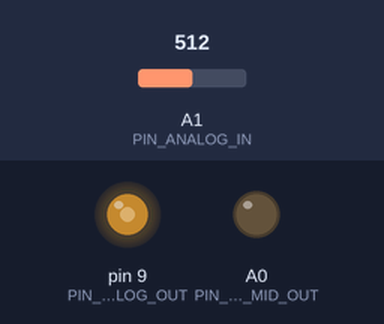
A sketch run on a simulated Arduino Uno, built with avr-gcc and run on an emulated ATmega328P. Parts: output pins drawn as LEDs (lit = HIGH). The test bench sets the inputs (shaded band); at power-on: A1 (PIN_ANALOG_IN) = 512. What the sketch prints to the serial monitor is not drawn.

Above: at 1.2 s.
1.3 s: A1 (PIN_ANALOG_IN) set to 122
At 3.32 s:
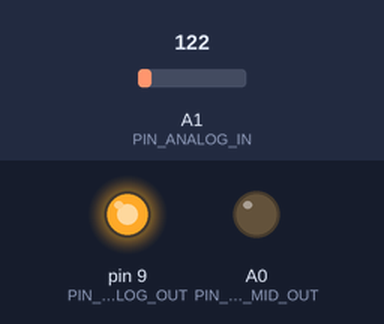
4.3 s: A1 (PIN_ANALOG_IN) set to 0
At 7.13 s:
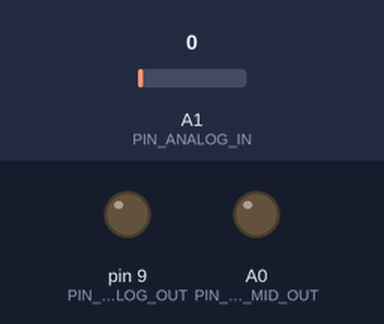
7.3 s: A1 (PIN_ANALOG_IN) set to 306
Timing chart, 0 to 10.3 s (numbered marks = the images above; inputs shaded):
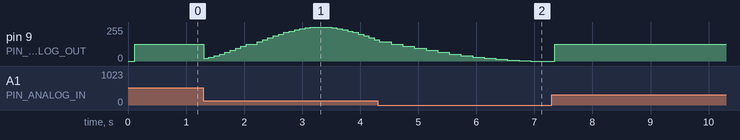

The sketch:

micTest.ino
```cpp
#define PIN_ANALOG_IN A1
#define PIN_ANALOG_OUT 9
#define PIN_ANALOG_MID_OUT A0
//#define PIN_PWM_OUT_LED 2

void setup()
{
  Serial.begin(9600);

  // Display status
  Serial.println("Initialized");

  pinMode(PIN_ANALOG_IN, INPUT);
  pinMode(PIN_ANALOG_OUT, OUTPUT);
  pinMode(PIN_ANALOG_MID_OUT, OUTPUT);
  //pinMode(PIN_PWM_OUT_LED, OUTPUT);

  analogWrite(PIN_ANALOG_MID_OUT, 127);
}

void loop()
{
  // code/idea taken from: https://www.sparkfun.com/tutorials/329
  int value, freq, samples;
  float in, out, sin_step;

  // Check the envelope input and use inverse linear mapping
  value = analogRead(PIN_ANALOG_IN);
  value = 1023 - value;
  samples = 50;

  value = max(value, 800);

  freq = map(value, 800, 1023, 1, 200);
  //freq = map(value, 0,1023,1,200);

  // Convert envelope value into a message
  Serial.print("Status: ");
  Serial.println(value);
  sin_step = 6.283 / samples;

  // sin wave
  for (in = 0; in < 6.283; in = in + sin_step)
  {
    //out = sin(in) * 127.5 + 127.5;
    value = analogRead(PIN_ANALOG_IN);
    //Serial.println(value);
    value = 1023 - value;
    value = max(value, 800);
    freq = map(value, 800,1023,1,200);

    Serial.println(freq);
    out = sin(in)*127.5 + 127.5;
    analogWrite(PIN_ANALOG_OUT,out);
    //analogWrite(PIN_PWM_OUT_LED, out);
    delay(freq);
  }

  delay(10);
}
```
